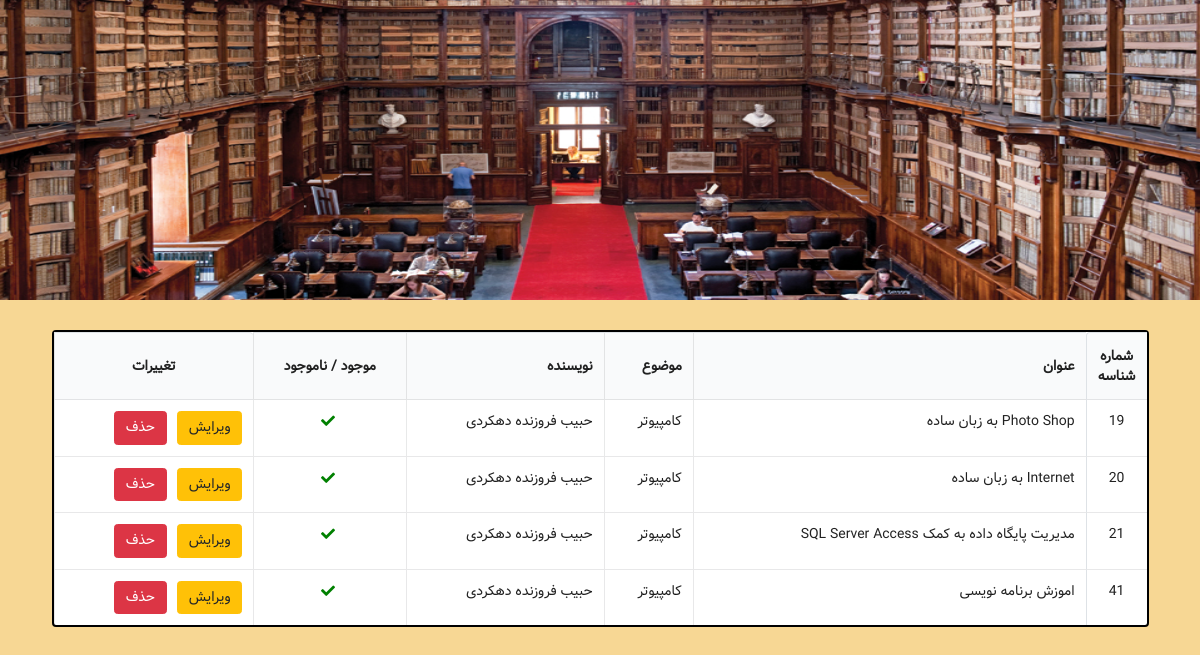
The page /books/کامپیوتر (signed in) on the database its author committed.
### books/models.py (models this page shows, shortened)
class Book(models.Model):
    title = models.CharField(max_length=200)
    subject = models.ForeignKey('Subject', on_delete=models.CASCADE, blank=True, null=True)
    author = models.ForeignKey('Author', on_delete=models.CASCADE, blank=True, null=True)
    available = models.BooleanField(default=True)
    favorite = models.ManyToManyField(User, blank=True)

class Subject(models.Model):
    title = models.CharField(max_length=100)
    authors = models.ManyToManyField(Author, blank=True)
    books = models.ManyToManyField(Book, related_name='+', blank=True)
    def __str__(self):
        return self.title

class Author(models.Model):
    name = models.CharField(max_length=100)
    image = models.ImageField(upload_to='author/', null=True, blank=True)
    about = models.TextField(default='')
    books = models.ManyToManyField(Book, related_name='+', blank=True)
    def __str__(self):
        return self.name

### books/views.py (the view)
# urls.py: path('books/<title>', BookView.as_view(), name='book'),
class BookView(generic.ListView):
    model = Book
    template_name = 'main.html'
    paginate_by = 8
    def get_context_data(self, *, object_list=None, **kwargs):
        data = super().get_context_data(**kwargs)
        title = self.kwargs['title'].replace('-', ' ')
        books = Book.objects.filter(subject__title=title)
        data['page_obj'] = books
        return data

### books/templates/main.html (shortened to what this page needs)
{% extends 'base.html' %}
{% block content%}
<table class="ui celled table">
    <thead>
    {% if books or page_obj or subjects %}
    <tr>
        <th class="border-left text-center w-30">شماره شناسه
        </th>
        <th>عنوان</th>
        <th>موضوع</th>
        <th>نویسنده</th>
        <th class="text-center">موجود / ناموجود</th>
        {% if request.user.is_authenticated and not request.user.is_superuser %}
        <th>درخواست</th>
        {% elif request.user.is_superuser %}
        <th class="text-center">تغییرات</th>
        {% endif %}
    </tr>
    {% else %}
    <tr>
        <th class="border-left text-center">تصویر</th>
        <th class="border-left text-center">نام</th>
        <th class="text-center">جزییات</th>
    </tr>
    {% endif %}
    </thead>
    <tbody>
    {% if page_obj %}
    {% for book in page_obj %}
    <tr id="row{{book.id}}">
        <td class="text-center border-left">{{book.id}}</td>
        <td id="title{{book.id}}">{{book.title}}
        </td>
        <td id="subject{{book.id}}">{{book.subject}}</td>
        <td id="author{{book.id}}">{{book.author}}</td>
        <td class="text-center">
            <i id="available{{book.id}}"
               class=" {% if book.available %}check{% else %}x text-danger{% endif %} icon"></i>
        </td>
        {% if request.user.is_authenticated and not request.user.is_superuser %}
        <td>
            <a href="order-book/{{book.id}}" class="btn btn-success {% if not book.available %}disable{% endif %}">درخواست</a>
        </td>
        {% elif request.user.is_superuser %}
        <td>
            <button class="btn btn-warning vazir" name="{{book.id}}">ویرایش</button>
            <button class="btn btn-danger vazir mr-2" name="{{book.id}}">حذف</button>
        </td>
        {% endif %}
    </tr>
    {% endfor %}
    {% endif %}
    </tbody>
</table>
{% endblock %}

### assets/css/style.css (style rules this page uses)
.vazir { font-family: Vazir !important; }
.border-left { border-left: 1px solid #bbbbbb; }
.celled { margin-top: 30px !important; direction: rtl !important; border: 2px solid black !important; margin-bottom: 30px !important; font-family: Vazir !important; text-align: right !important; }
.check { color: green; }

### books/templates/main.html (style rules this page uses)
.w-30 { width: 30px; }

### rows shown on the page
Book: id "19", title "Photo Shop به زبان ساده", subject "کامپیوتر", author "حبیب فروزنده دهکردی", available True (drawn)
Book: id "20", title "Internet به زبان ساده", subject "کامپیوتر", author "حبیب فروزنده دهکردی", available True (drawn)
Book: id "21", title "مدیریت پایگاه داده به کمک SQL Server Access", subject "کامپیوتر", author "حبیب فروزنده دهکردی", available True (drawn)
Book: id "41", title "اموزش برنامه نویسی", subject "کامپیوتر", author "حبیب فروزنده دهکردی", available True (drawn)
